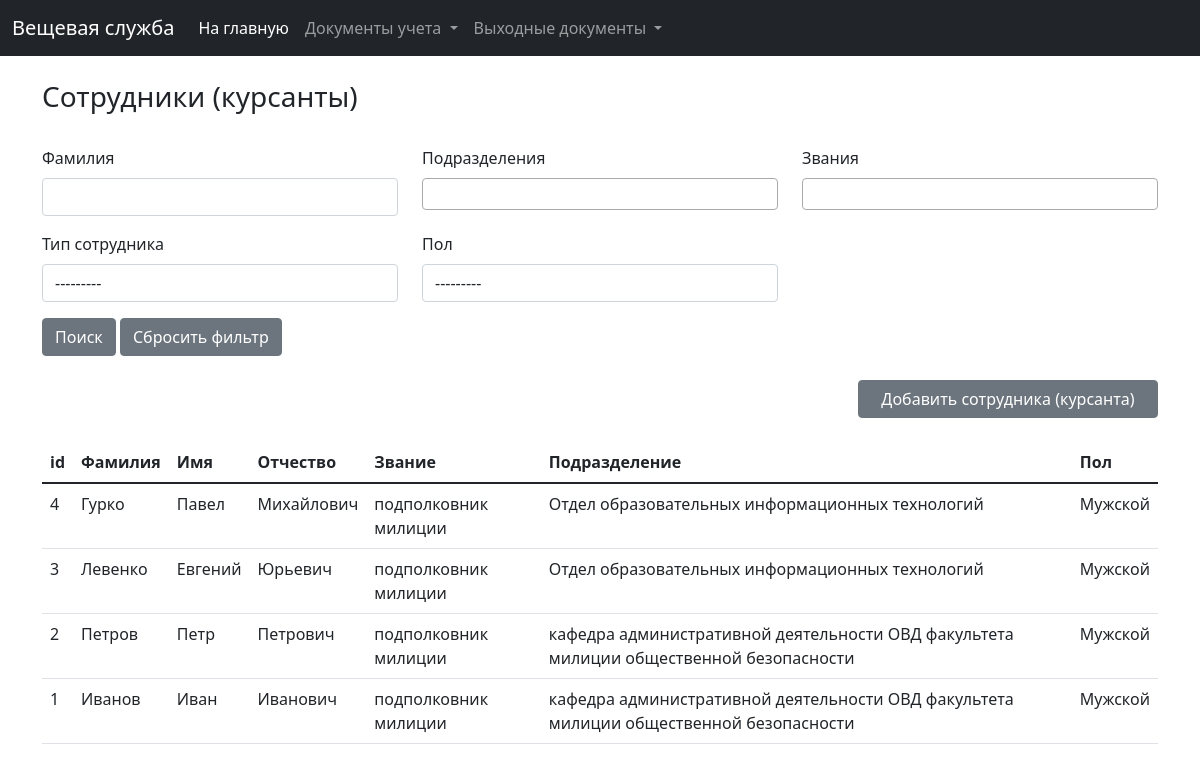
Before: /clothing/employees with the older database file.
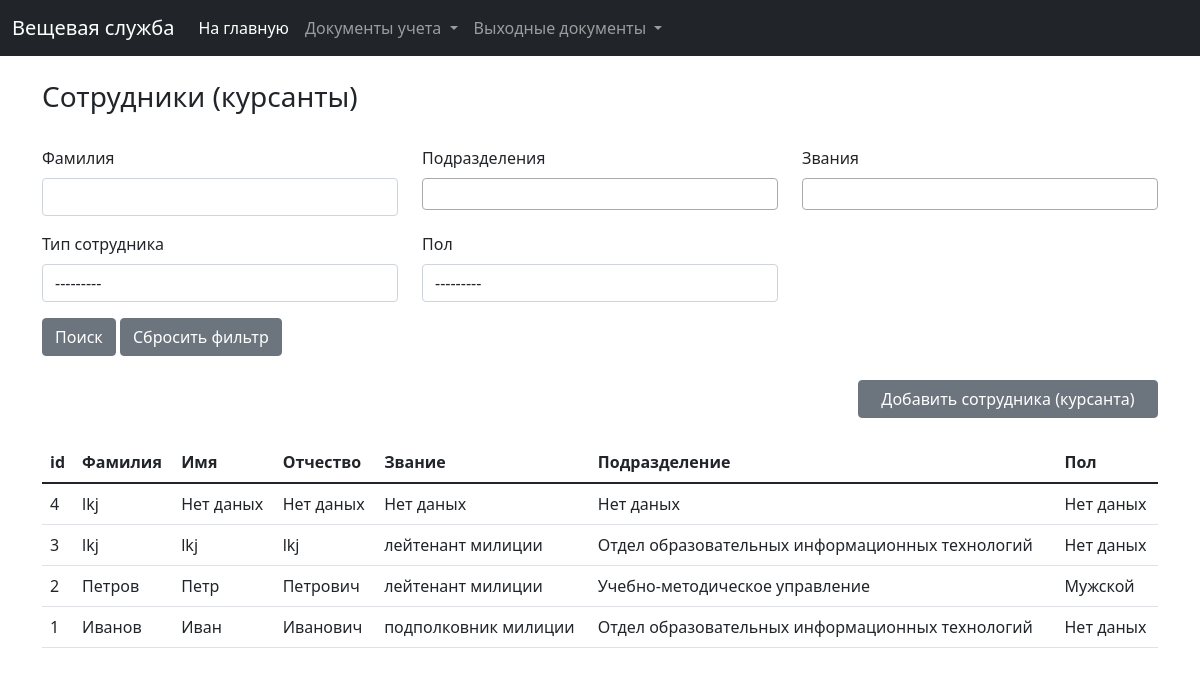
After: the same page with the newer database file.
### clothing/models.py (models this page shows, shortened)
class Employee(models.Model):
    last_name = models.CharField(verbose_name="Фамилия", max_length=30)
    first_name = models.CharField(verbose_name="Имя", max_length=30, blank=True, null=True)
    patronymic = models.CharField(verbose_name="Отчество", max_length=30, blank=True, null=True)
    subdivision = models.ForeignKey(Subdivision, on_delete=models.SET_NULL, verbose_name="Подразделение", blank=True,
                                    null=True)
    sex = models.IntegerField(choices=SEX, verbose_name="Пол", blank=True, null=True)
    kind = models.IntegerField(choices=EMPLOYEE_KIND, verbose_name="Тип сотрудника")
    rank = models.ForeignKey(Rank, on_delete=models.CASCADE, verbose_name="Звание", blank=True, null=True)
    position = models.ForeignKey(Position, on_delete=models.SET_NULL, verbose_name="Должность", blank=True, null=True)
    date_of_birth = models.DateField(verbose_name="Дата рождения", blank=True, null=True)
    last_modified = models.DateTimeField(verbose_name="Дата и время последнего редактирования", auto_now=True)
    @property
    def get_sex(self):
        if self.sex:
            return SEX[self.sex - 1][1]
        else:
            return None
    class Meta:
        ordering = ('-id',)
        verbose_name = 'Сотрудник'
        verbose_name_plural = 'Сотрудники'

class Rank(models.Model):
    rank = models.CharField(verbose_name="Звание", max_length=50)
    created_at = models.DateTimeField(verbose_name="Дата и время создания", auto_created=True, blank=True, null=True)
    last_modified = models.DateTimeField(verbose_name="Дата и время последнего изменения", auto_now=True, blank=True,
                                         null=True)
    def __str__(self):
        return self.rank
    class Meta:
        ordering = ('id',)
        verbose_name = 'Звание'
        verbose_name_plural = 'Звания'

class Subdivision(models.Model):
    subdivision_name = models.CharField(verbose_name="Подразделение", max_length=255)
    subdivision_short_name = models.CharField(
        verbose_name="Короткое название подразделения (только заглавные английские буквы)", max_length=255)
    created_at = models.DateTimeField(verbose_name="Дата и время создания", auto_created=True, blank=True, null=True)
    last_modified = models.DateTimeField(verbose_name="Дата и время последнего изменения", auto_now=True, blank=True,
                                         null=True)
    def __str__(self):
        return self.subdivision_name
    class Meta:
        ordering = ('subdivision_name',)
        verbose_name = 'Подразделение'
        verbose_name_plural = 'Подразделения'

### clothing/views.py (the view)
# urls.py: path('employees', views.employee_list, name='employee_list'),
def employee_list(request):
    f = EmployeeFilter(request.GET, queryset=Employee.objects.all())
    employee_list = f.qs
    employee_form = EmployeeForm()
    return render(request, 'clothing/employees/employee_list.html',
                  {'employee_list': employee_list, 'employee_form': employee_form, 'filter': f})

### clothing/forms.py
class EmployeeForm(ModelForm):
    class Meta:
        model = Employee
        fields = '__all__'
        widgets = {'date_of_birth': myDateInput}

### clothing/models.py (called while the page is built)
    def __str__(self):
        return self.position

### clothing/templates/clothing/employees/employee_list.html (shortened to what this page needs)
{% extends 'base.html' %}
{% load widget_tweaks %}
{% load static %}
{% block content %}
    <div class="container">
        <br>
        <h3>Сотрудники (курсанты)</h3>
        <br>
        <form action="{% url 'clothing:employee_list' %}">
            <div class="row">
                <div class="col-md-4">
                    <div class="mb-3">
                        <label class="form-label">Фамилия</label>
                        {% render_field filter.form.last_name class+="form-control" %}
                    </div>
                </div>
                <div class="col-md-4">
                    <div class="mb-3">
                        <label class="form-label">Подразделения</label><br>
                    </div>
                </div>
                <div class="col-md-4">
                    <div class="mb-3">
                        <label class="form-label">Звания</label><br>
                    </div>
                </div>
            </div>
            <div class="row">
                <div class="col-md-4">
                    <div class="mb-3">
                        <label class="form-label">Тип сотрудника</label>
                        {% render_field filter.form.kind class+="form-control" %}
                    </div>
                </div>
                <div class="col-md-4">
                    <div class="mb-3">
                        <label class="form-label">Пол</label>
                        {% render_field filter.form.sex class+="form-control" %}
                    </div>
                </div>
            </div>
            <button type="submit" class="btn btn-secondary">Поиск</button>
            <a href="{% url 'clothing:employee_list' %}" class="btn btn-secondary">Сбросить фильтр</a>
        </form>
        <br>
        <a href="#employee_add_data_form" data-bs-toggle="modal" class="btn btn-secondary"
           style="display: block; margin-left:auto; width: 300px;">Добавить сотрудника (курсанта)</a><br>
        {% if employee_list %}
            <table class="table">
                <thead>
                <tr>
                    <th scope="col">id</th>
                    <th scope="col">Фамилия</th>
                    <th scope="col">Имя</th>
                    <th scope="col">Отчество</th>
                    <th scope="col">Звание</th>
                    <th scope="col">Подразделение</th>
                    <th scope="col">Пол</th>
                </tr>
                </thead>
                <tbody>
                {% for employee in employee_list %}
                    <tr>
                        <td>{{ employee.id }}</td>
                        <td>{{ employee.last_name|default_if_none:"Нет даных" }}</td>
                        <td>{{ employee.first_name|default_if_none:"Нет даных" }}</td>
                        <td>{{ employee.patronymic|default_if_none:"Нет даных" }}</td>
                        <td>{{ employee.rank|default_if_none:"Нет даных" }}</td>
                        <td>{{ employee.subdivision|default_if_none:"Нет даных" }}</td>
                        <td>{{ employee.get_sex|default_if_none:"Нет даных" }}</td>
                    </tr>
                {% endfor %}
                </tbody>
            </table>
        {% else %}
            <p>Список пуст!</p>
        {% endif %}
    </div>
{% endblock %}

Changed rows visible on the page:
changed Employee id 4: last_name "Гурко" → "lkj"; first_name "Павел" → "Нет даных"; patronymic "Михайлович" → "Нет даных"; rank "подполковник милиции" → "Нет даных"; subdivision "Отдел образовательных информационных технологий" → "Нет даных"; get_sex "Мужской" → "Нет даных"
changed Employee id 3: last_name "Левенко" → "lkj"; first_name "Евгений" → "lkj"; patronymic "Юрьевич" → "lkj"; rank "подполковник милиции" → "лейтенант милиции"; get_sex "Мужской" → "Нет даных"
changed Employee "Петров": rank "подполковник милиции" → "лейтенант милиции"; subdivision "кафедра административной деятельности ОВД факультета милиции общественной безопасности" → "Учебно-методическое управление"
changed Employee "Иванов": subdivision "кафедра административной деятельности ОВД факультета милиции общественной безопасности" → "Отдел образовательных информационных технологий"; get_sex "Мужской" → "Нет даных"
